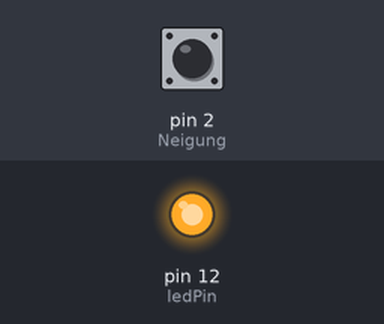
The sketch below on a simulated Arduino Uno, built with avr-gcc and run on an emulated ATmega328P. Shown: output pins drawn as LEDs (lit = HIGH). The test bench sets the inputs (shaded band); at power-on: pin 2 (Neigung) HIGH.

Above: at 1.2 s.
1.3 s: pin 2 (Neigung) pulled LOW for 0.15 s
At 1.37 s:
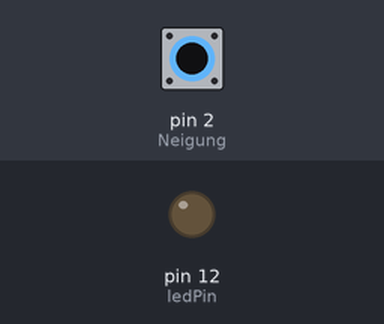
2.9 s: pin 2 (Neigung) pulled LOW for 3.2 s
At 7.2 s:
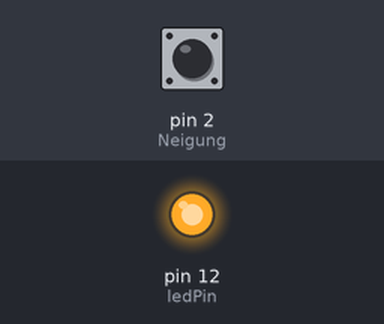
Timing chart, 0 to 8.7 s (numbered marks = the images above; inputs shaded):
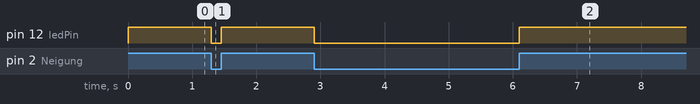

The sketch:

07_kippkugelschalter.ino
```cpp
// 07 – Kippkugelschalter (Neigungsschalter)
// Wenn der Sensor geneigt ist (Kontakt offen -> HIGH), leuchtet die LED.

int Neigung = 2;    // Kippkugelschalter an Pin 2 (anderes Bein an GND)
int ledPin = 12;    // LED mit 220-Ohm-Vorwiderstand an Pin 12

void setup() {
  pinMode(Neigung, INPUT_PULLUP);   // offen = HIGH, geschlossen = LOW
  pinMode(ledPin, OUTPUT);
}

void loop() {
  if (digitalRead(Neigung) == HIGH) {
    digitalWrite(ledPin, HIGH);     // Sensor geneigt -> LED an
  } else {
    digitalWrite(ledPin, LOW);      // Sensor senkrecht -> LED aus
  }
}
```

Measured:
- after the input at 1.3 s, pin 12 (ledPin): HIGH → LOW at once, → HIGH 0.15 s later
- after the input at 2.9 s, pin 12 (ledPin): HIGH → LOW at once, → HIGH 3.2 s later
